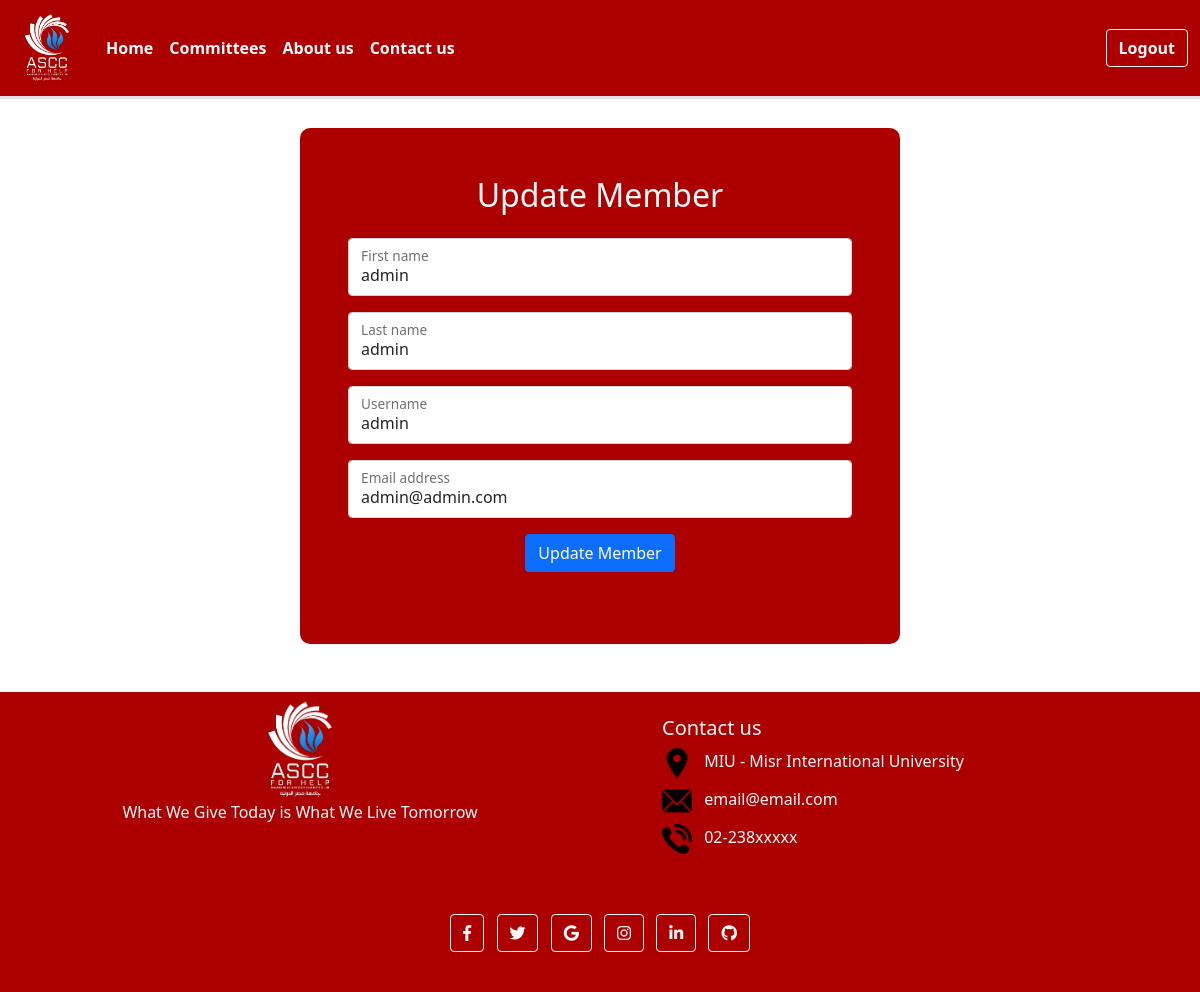
The page /update/16 (signed in) on the database its author committed.
### Asec/models.py (models this page shows)
class User(AbstractUser):
    committeeId = models.ForeignKey("Committee", on_delete=models.CASCADE)
    roleId = models.ForeignKey("Role", on_delete=models.CASCADE)

### Asec/views.py (the view, shortened to what this page needs)
# urls.py: path('update/<int:id>', views.update, name='update'),
def update(request,id):
    if is_allowed(request,'update'):
        if request.method == 'GET':
            member = User.objects.get(id=id)
            return render(request, "Admin/update_member.html", {
                    "member": member
                })
    else:
        return HttpResponse("<h2>Page requires admin previliges</h2>")

### Asec/views.py (called while the page is built)
def is_allowed(request, urlName):
    roleId = Role.objects.get(id= request.user.roleId.pk)
    url = Urls.objects.get(name= urlName)
    return url.role_set.filter(pk=roleId.pk).exists()

### Asec/Templates/Admin/update_member.html (shortened to what this page needs)
{% extends "General/layout.html" %}
{% block content %}
<div
    class="container-lg my-5 p-5 "
    style="background-color: rgb(172, 0, 0); border-radius: 10px; width: 600px;"
>
    <h2 class="mb-4 text-center text-light">Update Member</h2>
    <form action="{% url 'update' id=member.id%}" method="POST">
        <div class="form-floating mb-3">
            <input type="text" class="form-control" id="firstName" placeholder="First name" name="firstName" value="{{ member.first_name}}" required >
            <label for="firstName">First name</label>
        </div>
        <div class="form-floating mb-3">
            <input type="text" class="form-control" id="lastName" placeholder="Last name" name="lastName" value="{{ member.last_name}}" required>
            <label for="lastName">Last name</label>
        </div>
        <div class="form-floating mb-3">
            <input type="text" class="form-control" id="username" placeholder="Username" name="username" value="{{ member.username}}" required>
            <label for="username">Username</label>
        </div>
        <div class="form-floating mb-3">
            <input type="email" class="form-control" id="email" placeholder="name@example.com" name="email" value="{{ member.email}}" required>
            <label for="email">Email address</label>
        </div>
        <div class="text-center text-light">
            <input type="submit" class="btn btn-primary btn-block mb-4" value="Update Member">
        </div>
    </form>
</div>
{% endblock %}

### Asec/static/styles/general.css (style rules this page uses)
body { margin: 0; padding-top: 80px; background-color: rgb(250, 250, 250); }

### rows shown on the page
User: firstName "admin", lastName "admin", username "admin", email "admin@admin.com"
